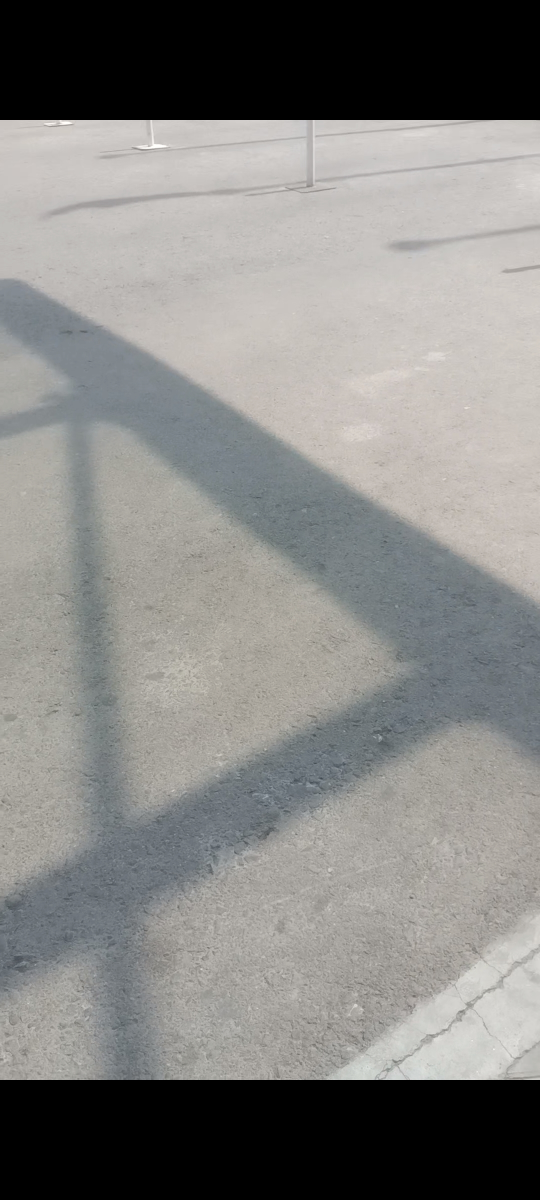
#> input picture dataset/Image100.jpg, 1080 x 2400 px (shown at 1/2 size); its folder holds only this picture in this run
$ python preprocessing.py
#> lines starting #> are read from the running program, lines starting #| are printed output that depends on the picture; after the words box and inside, x2 and y2 are one past the last pixel; in counts of white or black regions, pixels touching at a corner belong together
import cv2
import numpy as np
import os

# ------------- CONFIG ------------- #
INPUT_FOLDER = 'dataset'           # folder with your collected shadow images
OUTPUT_FOLDER = 'images_preprocessed' # folder to save preprocessed images
IMG_SIZE = (256, 256)                 # resize dimension
APPLY_AUGMENTATION = True             # optional random flip
os.makedirs(OUTPUT_FOLDER, exist_ok=True)

# ------------- FUNCTIONS ------------- #

def preprocess_image(img_path, apply_aug=False):
    """Resize, normalize, grayscale, and optional flip."""
#> called with img_path = 'dataset/Image100.jpg', apply_aug = True
    img = cv2.imread(img_path)
#> img is the input picture: shape (2400, 1080, 3); mean B, G, R 129.9, 132.2, 132.8
    img_resized = cv2.resize(img, IMG_SIZE)
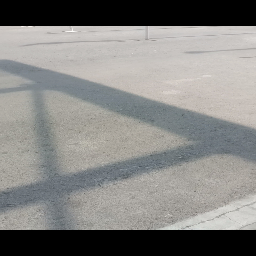
#> img_resized: shape (256, 256, 3); mean B, G, R 129.3, 131.6, 132.2
    img_normalized = img_resized / 255.0
    img_gray = cv2.cvtColor((img_normalized * 255).astype(np.uint8), cv2.COLOR_BGR2GRAY)

    if apply_aug and np.random.rand() > 0.5:
        img_resized = cv2.flip(img_resized, 1)
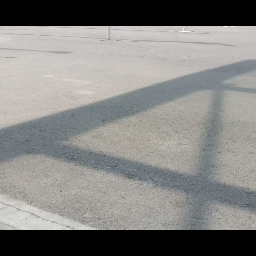
#> img_resized: shape (256, 256, 3); mean B, G, R 129.3, 131.6, 132.2
        img_gray = cv2.flip(img_gray, 1)

    return img_resized, img_gray

def cross_correlation_manual(img1, img2):
    """Compute normalized cross-correlation between two grayscale images manually."""
    img1 = img1.astype(np.float32)
    img2 = img2.astype(np.float32)
    img1 = (img1 - np.mean(img1)) / (np.std(img1) + 1e-5)
    img2 = (img2 - np.mean(img2)) / (np.std(img2) + 1e-5)
    corr = np.mean(img1 * img2)
    return corr


def create_heatmap(matrix, save_path):
    """Create and save a simple heatmap using OpenCV."""
    norm = cv2.normalize(matrix, None, 0, 255, cv2.NORM_MINMAX)
    norm = norm.astype(np.uint8)
    heatmap = cv2.applyColorMap(norm, cv2.COLORMAP_JET)
    cv2.imwrite(save_path, heatmap)

def draw_boxplot(data, save_path):
    """Simple boxplot drawing (vertical line for min/25%/median/75%/max) using OpenCV."""
    canvas = np.ones((400, 600, 3), dtype=np.uint8) * 255

    data_sorted = np.sort(data)
    n = len(data_sorted)
    min_val = data_sorted[0]
    max_val = data_sorted[-1]
    q1 = data_sorted[n//4]
    median = data_sorted[n//2]
    q3 = data_sorted[(3*n)//4]

    def map_val(val, min_data, max_data):
        return int(50 + 500 * (val - min_data) / (max_data - min_data + 1e-5))

    y_pos = 200
    min_x = map_val(min_val, min_val, max_val)
    q1_x = map_val(q1, min_val, max_val)
    med_x = map_val(median, min_val, max_val)
    q3_x = map_val(q3, min_val, max_val)
    max_x = map_val(max_val, min_val, max_val)

    # Draw box and lines
    cv2.line(canvas, (min_x, y_pos), (max_x, y_pos), (0,0,0), 2)
    cv2.rectangle(canvas, (q1_x, y_pos-20), (q3_x, y_pos+20), (255,0,0), 2)
    cv2.line(canvas, (med_x, y_pos-20), (med_x, y_pos+20), (0,0,255), 2)

    # Labels
    font = cv2.FONT_HERSHEY_SIMPLEX
    cv2.putText(canvas, 'Min', (min_x-20, y_pos+40), font, 0.5, (0,0,0), 1)
    cv2.putText(canvas, 'Q1', (q1_x-20, y_pos-40), font, 0.5, (0,0,0), 1)
    cv2.putText(canvas, 'Median', (med_x-20, y_pos-40), font, 0.5, (0,0,0), 1)
    cv2.putText(canvas, 'Q3', (q3_x-20, y_pos-40), font, 0.5, (0,0,0), 1)
    cv2.putText(canvas, 'Max', (max_x-20, y_pos+40), font, 0.5, (0,0,0), 1)

    cv2.imwrite(save_path, canvas)

# ------------- MAIN PROCESS ------------- #

# Step 1: Preprocessing
print("Starting preprocessing...")
preprocessed_images = []
grayscale_images = []
filenames = []

for filename in os.listdir(INPUT_FOLDER):
    if filename.lower().endswith(('.jpg', '.png', '.jpeg')):
        filepath = os.path.join(INPUT_FOLDER, filename)
        img_color, img_gray = preprocess_image(filepath, apply_aug=APPLY_AUGMENTATION)

        save_path = os.path.join(OUTPUT_FOLDER, filename)
        cv2.imwrite(save_path, (img_color * 255).astype(np.uint8))
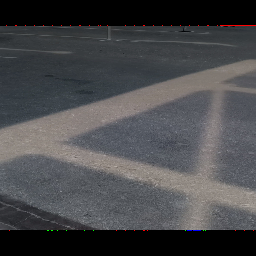
#> saved as Image100.jpg: shape (256, 256, 3); mean B, G, R 74.7, 72.5, 72.1

        preprocessed_images.append(img_color)
        grayscale_images.append(img_gray)
        filenames.append(filename)

print(f"Preprocessed {len(preprocessed_images)} images.")
#| Preprocessed 1 images.

# Step 2: Cross-Correlation Analysis
print("Performing cross-correlation analysis...")
n = len(grayscale_images)
#> n = 1
correlation_matrix = np.zeros((n, n), dtype=np.float32)
#> correlation_matrix = [0]

for i in range(n):
    for j in range(i, n):
        corr = cross_correlation_manual(grayscale_images[i], grayscale_images[j])
        correlation_matrix[i, j] = corr
        correlation_matrix[j, i] = corr  # symmetric matrix
#> this loop made 1 pass
#> after the loop, correlation_matrix = [1]

create_heatmap(correlation_matrix, 'cross_correlation_heatmap.jpg')
#> in create_heatmap, `norm = cv2.normalize(matrix, None, 0, 255, cv2.NORM_MINMAX)`: norm = [0]
#> in create_heatmap, `heatmap = cv2.applyColorMap(norm, cv2.COLORMAP_JET)`: heatmap = [[128, 0, 0]]

# Step 3: Box Plot Analysis
print("Generating box plots...")
mean_intensities = []

for img_gray in grayscale_images:
    mean_intensity = np.mean(img_gray)
    mean_intensities.append(mean_intensity)
#> this loop made 1 pass
#> mean_intensity on pass 1: 131.5
#> after the loop, mean_intensities = [131.5]

draw_boxplot(mean_intensities, 'mean_intensity_boxplot.jpg')
#> in draw_boxplot, `n = len(data_sorted)`: n = 1
#> in draw_boxplot, `min_val = data_sorted[0]`: min_val = 131.5
#> in draw_boxplot, `min_x = map_val(min_val, min_val, max_val)`: min_x = 50
#> in draw_boxplot, `cv2.line(canvas, (min_x, y_pos), (max_x, y_pos), (0,0,0), 2)`:
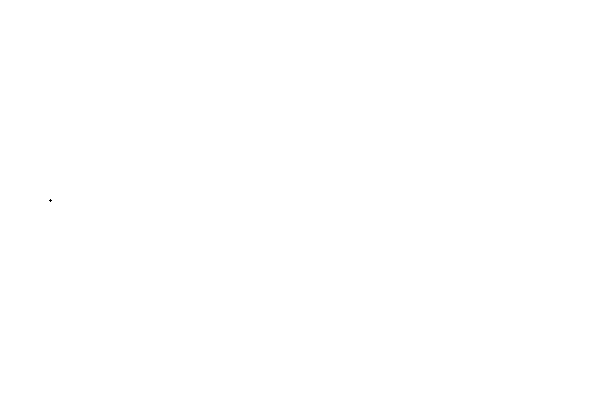
#> canvas: shape (400, 600, 3); 100% white; black in thin lines or dots, all inside (x1, y1, x2, y2) = (49, 199, 52, 202)
#> in draw_boxplot, `cv2.putText(canvas, 'Min', (min_x-20, y_pos+40), font, 0.5, (0,0,0), 1)`: canvas: shape (400, 600, 3); mean of channels 0, 1, 2 254.8, 254.8, 254.9
#> in draw_boxplot, `cv2.putText(canvas, 'Q1', (q1_x-20, y_pos-40), font, 0.5, (0,0,0), 1)`: canvas: shape (400, 600, 3); mean of channels 0, 1, 2 254.7, 254.7, 254.9
#> in draw_boxplot, `cv2.putText(canvas, 'Median', (med_x-20, y_pos-40), font, 0.5, (0,0,0)..`:
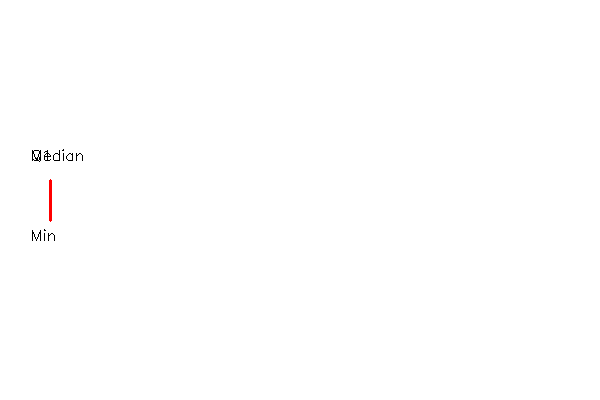
#> canvas: shape (400, 600, 3); mean of channels 0, 1, 2 254.6, 254.6, 254.8; drawn as B, G, R
#> in draw_boxplot, `cv2.putText(canvas, 'Q3', (q3_x-20, y_pos-40), font, 0.5, (0,0,0), 1)`: canvas: shape (400, 600, 3); 0.01% of pixels changed, all inside (x1, y1, x2, y2) = (43, 150, 51, 161)
#> in draw_boxplot, `cv2.putText(canvas, 'Max', (max_x-20, y_pos+40), font, 0.5, (0,0,0), 1)`: canvas: shape (400, 600, 3); mean of channels 0, 1, 2 254.6, 254.6, 254.7

print("All tasks completed successfully.")

$ run again, on dataset/Image113.jpg
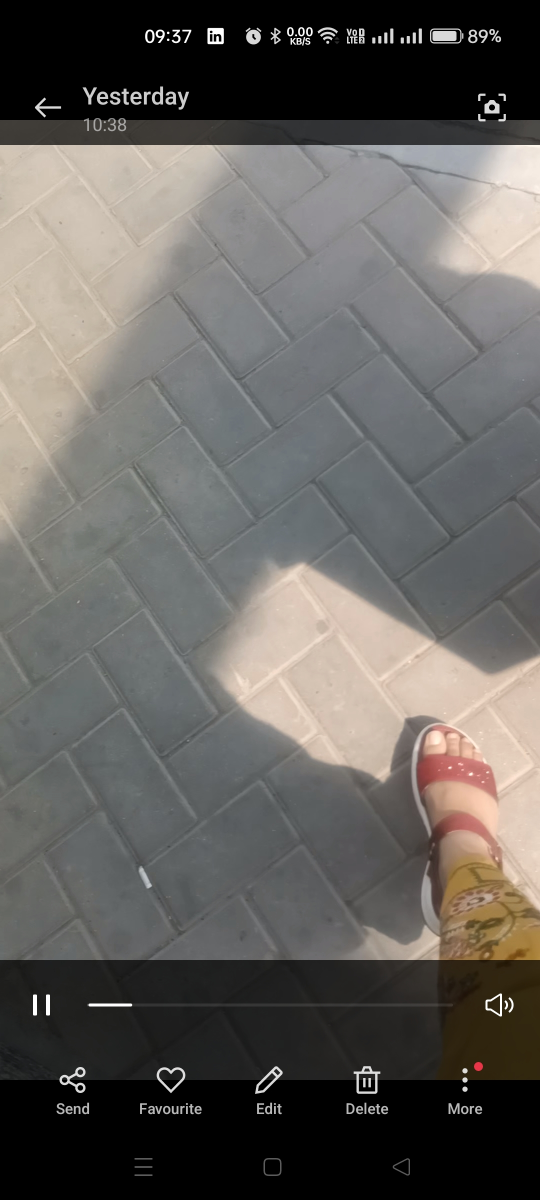
#> input picture dataset/Image113.jpg, 1080 x 2400 px (shown at 1/2 size)
#> in preprocess_image, img is the input picture: shape (2400, 1080, 3); mean B, G, R 94.1, 97.6, 100.4
#> in preprocess_image, `img_gray = cv2.flip(img_gray, 1)`:
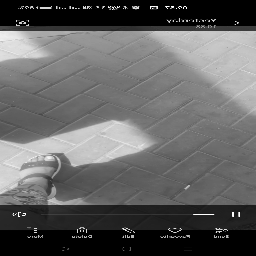
#> img_gray: shape (256, 256); min 0, max 255, mean 97.8
#> `cv2.imwrite(save_path, (img_color * 255).astype(np.uint8))`:
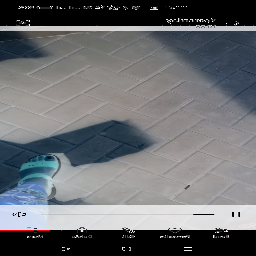
#> saved as Image113.jpg: shape (256, 256, 3); mean B, G, R 112.8, 109.3, 106.8
#| Preprocessed 1 images.
#> `n = len(grayscale_images)`: n = 1
#> the loop `for i in range(n):` made 1 pass
#> after the loop `for i in range(n):`: correlation_matrix = [1]
#> norm = [0]
#> heatmap = [[128, 0, 0]]
#> the loop `for img_gray in grayscale_images:` made 1 pass
#> mean_intensity on pass 1: 97.82
#> after the loop `for img_gray in grayscale_images:`: mean_intensities = [97.82]
#> in draw_boxplot, `n = len(data_sorted)`: n = 1
#> min_val = 97.82
#> min_x = 50

$ run again, on dataset/Image115.jpg
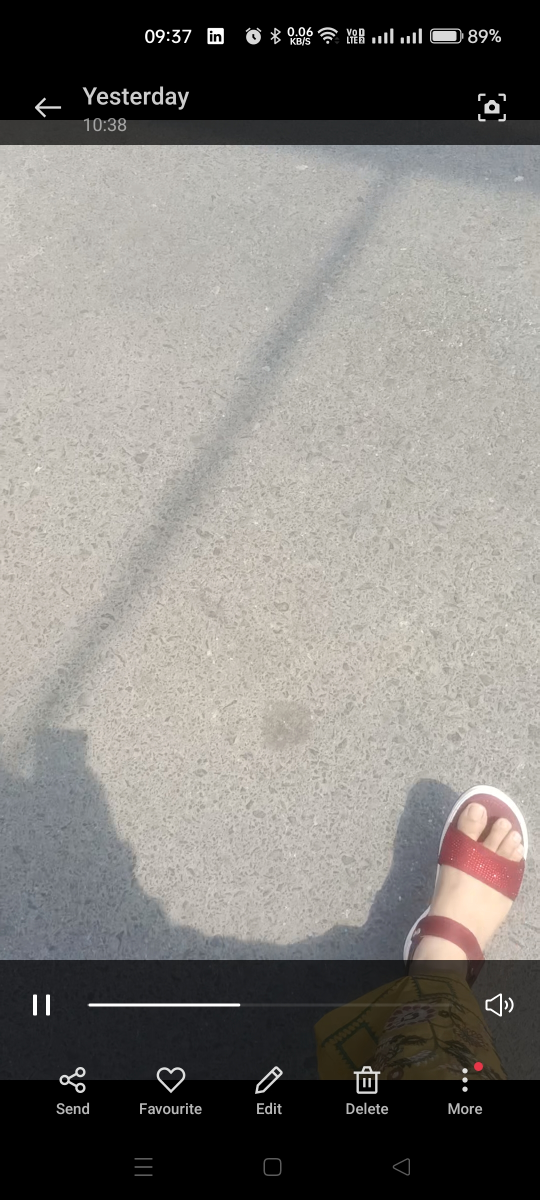
#> input picture dataset/Image115.jpg, 1080 x 2400 px (shown at 1/2 size)
#> in preprocess_image, img is the input picture: shape (2400, 1080, 3); mean B, G, R 124.1, 128.3, 131.1
#> in preprocess_image, `img_resized = cv2.flip(img_resized, 1)`:
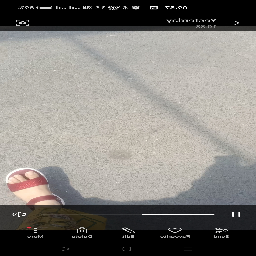
#> img_resized: shape (256, 256, 3); mean B, G, R 124, 128.1, 131
#> `cv2.imwrite(save_path, (img_color * 255).astype(np.uint8))`:
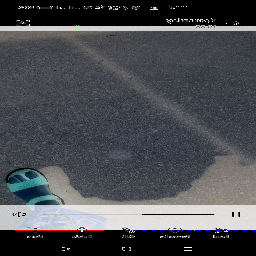
#> saved as Image115.jpg: shape (256, 256, 3); mean B, G, R 82.9, 78.6, 76
#| Preprocessed 1 images.
#> `n = len(grayscale_images)`: n = 1
#> the loop `for i in range(n):` made 1 pass
#> after the loop `for i in range(n):`: correlation_matrix = [1]
#> norm = [0]
#> heatmap = [[128, 0, 0]]
#> the loop `for img_gray in grayscale_images:` made 1 pass
#> mean_intensity on pass 1: 128.5
#> after the loop `for img_gray in grayscale_images:`: mean_intensities = [128.5]
#> in draw_boxplot, `n = len(data_sorted)`: n = 1
#> min_val = 128.5
#> min_x = 50

$ run again, on dataset/Image122.jpg
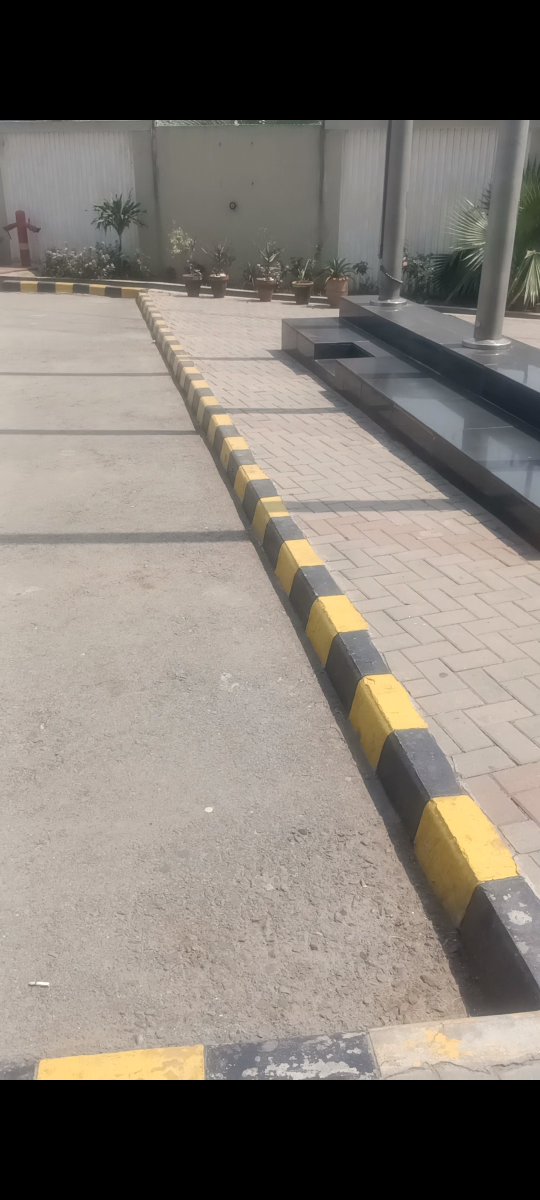
#> input picture dataset/Image122.jpg, 1080 x 2400 px (shown at 1/2 size)
#> in preprocess_image, img is the input picture: shape (2400, 1080, 3); mean B, G, R 114.6, 122.1, 128.9
#> in preprocess_image, `img_gray = cv2.flip(img_gray, 1)`:
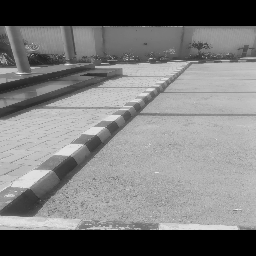
#> img_gray: shape (256, 256); min 0, max 252, mean 122.8
#> `cv2.imwrite(save_path, (img_color * 255).astype(np.uint8))`:
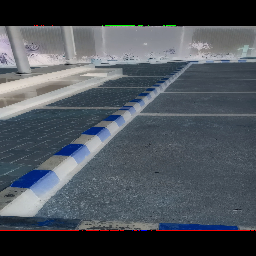
#> saved as Image122.jpg: shape (256, 256, 3); mean B, G, R 89.9, 82.6, 76.4
#| Preprocessed 1 images.
#> `n = len(grayscale_images)`: n = 1
#> the loop `for i in range(n):` made 1 pass
#> after the loop `for i in range(n):`: correlation_matrix = [1]
#> norm = [0]
#> heatmap = [[128, 0, 0]]
#> the loop `for img_gray in grayscale_images:` made 1 pass
#> mean_intensity on pass 1: 122.8
#> after the loop `for img_gray in grayscale_images:`: mean_intensities = [122.8]
#> in draw_boxplot, `n = len(data_sorted)`: n = 1
#> min_val = 122.8
#> min_x = 50
